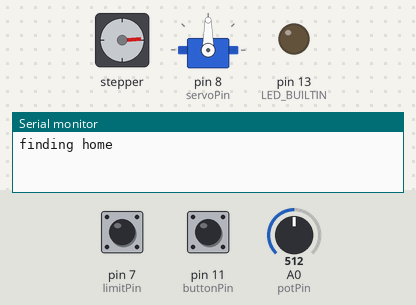
A sketch run on a simulated Arduino Uno, built with avr-gcc and run on an emulated ATmega328P. Parts: stepper motor, servo, output pins drawn as LEDs (lit = HIGH), the last lines printed to the serial monitor. Wiring (inferred from the names in the program): stepper motor driver (200 steps per turn assumed): step pin 2; direction pin 3. The inputs (shaded band) are chosen by the test bench; at power-on: pin 7 (limitPin) HIGH, pin 11 (buttonPin) HIGH, A0 (potPin) = 512. Pins used as bus, display or sensor lines are not drawn.

Above: at 0.8 s.
0.9 s: pin 7 (limitPin) driven LOW
2.4 s: pin 11 (buttonPin) pulled LOW for 0.15 s
At 2.85 s:
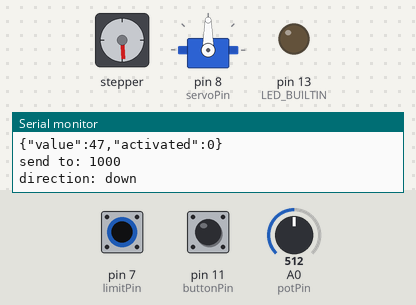
At 4.9 s:
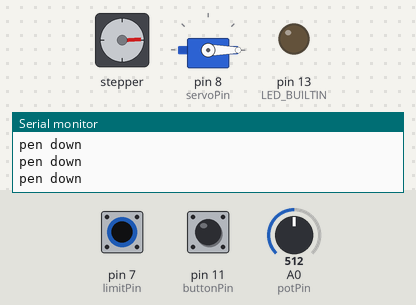
5.4 s: pin 11 (buttonPin) pulled LOW for 3.2 s
At 6.93 s:
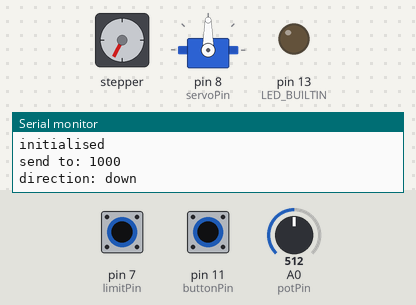
10.1 s: pin 11 (buttonPin) pulsed LOW 5 times (0.12 s each, 0.3 s apart)
14.1 s: pin 7 (limitPin) pulsed HIGH 5 times (0.12 s each, 0.3 s apart)
17.1 s: pin 11 (buttonPin) pulled LOW for 1 s
At 22.3 s:
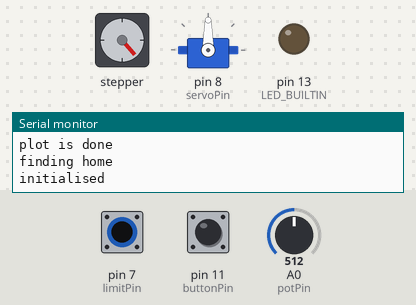
Timing chart, 0 to 22.6 s (numbered marks = the images above; inputs shaded):
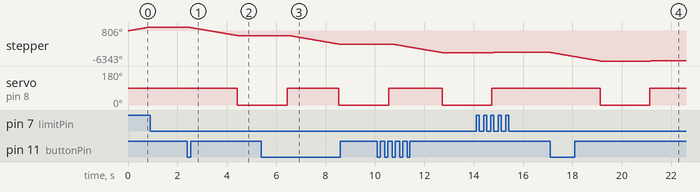

Measured:
- after the input at 2.4 s, stepper: turns 1799° counter-clockwise in 2.0 s, starting at once; servo on pin 8 (servoPin): 90° → 0° after 2.0 s
- after the input at 17.1 s, stepper: turns 1800° counter-clockwise in 2.0 s, then 2° clockwise in 0.00 s; servo on pin 8 (servoPin): 90° → 0° after 2.0 s, → 90° 2.0 s later

The sketch:

230427_venice_verA.ino
```cpp
#include <Servo.h>
#include <Arduino_JSON.h>

JSONVar outgoing;

#define dirPin 3
#define stepPin 2
#define limitPin 7
#define buttonPin 11
#define servoPin 8
#define potPin A0

#define maxStep 2000
#define minStep 0

int prevVal = 0;
int currButtonState = 0;
int prevButtonState = 0;

unsigned long previousMicros = 0;
unsigned long currentMicros;
const long interval = 2000; // Fastest speed (full-step) = 6000

int currentStep;
int plotStep;
int toGo = 0;

boolean initPlotter = false;
boolean triggerPlot = false;
boolean reset = false;
//boolean plotDone = false;

int buttonState = 0;

Servo pen;
unsigned long currentMillisPen;
unsigned long previousMillisPen = 0;
const long intervalPen = 2000;
boolean penDown = false;

/*
 * =======================================================================
 */

void setup() {
  Serial.begin(9600);

  pinMode(dirPin, OUTPUT);
  pinMode(stepPin, OUTPUT);
  pinMode(limitPin, INPUT);
  pinMode(buttonPin, INPUT);
  pinMode(LED_BUILTIN, OUTPUT);

  pen.attach(servoPin);
  pen.write(90);  // pen off: 90; pen on: 0

  outgoing["value"] = 0;
  outgoing["activated"] = 0;

  findHome();
}


void loop() {

  if (initPlotter) {

    int potVal;
    buttonState = digitalRead(buttonPin);

    if (!triggerPlot) {
      potVal = analogRead(potPin);

      // Sending value to Aaron's app.js
      if (abs(potVal - prevVal) > 15) {
        outgoing["value"] = map(potVal, 0, 1023, 1, 94);
        Serial.println(outgoing);
        prevVal = potVal;
      }
    }

    if (!triggerPlot && buttonState == LOW) {

      triggerPlot = true;
      plotStep = map(potVal, 0, 1023, minStep, maxStep);

      Serial.print("send to: ");
      Serial.println(plotStep);
      moveTo(plotStep, currentStep);
    }

    if (toGo > 0) {
      oneStep();
    }

    if (toGo <= 0 && triggerPlot && !penDown) {
      penDown = true;
      previousMillisPen = millis();
    }

    if (penDown) {
      plot();
    }

    if (reset) {
      initPlotter = false;
      findHome();
      reset = false;
    }
  }

// Aaron's code:

//   currVal = analogRead(potPin);

//   if (abs(currVal - prevVal) > 15) {
//     outgoing["value"] = map(currVal, 0, 1023, 1, 94);
//     Serial.println(outgoing);
//     prevVal = currVal;
//   }

//   currButtonState = buttonState;

//   if (currButtonState != prevButtonState) {
//       outgoing["activated"] = buttonState;
//       prevButtonState = currButtonState;
//  }

}

/*
 * =======================================================================
 */

void moveTo(int destination, int current) {
  int distance = destination - current;

  if (distance > 0) {
    toGo = distance;
    plotDirection("down");
    Serial.println("direction: down");
  }

  if (distance < 0) {
    toGo = -distance;
    plotDirection("up");
    Serial.println("direction: up");
  }
}

void plot() {
  currentMillisPen = millis();

  Serial.println("pen down");
  pen.write(0);

  if (currentMillisPen - previousMillisPen >= intervalPen) {
    previousMillisPen = currentMillisPen;
    Serial.println("pen up");
    pen.write(90);
    penDown = false;

    currentStep = plotStep;
    triggerPlot = false;
    Serial.println("plot is done");
    reset = true;
  }
}

void findHome() {
  Serial.println("finding home");
  plotDirection("up");

  while (!initPlotter) {
//    Serial.println(digitalRead(limitPin));
    oneStep();

    if (digitalRead(limitPin) == LOW) {
      currentStep = minStep;

      Serial.println("initialised");
      initPlotter = true;
    }
  }
}

void oneStep() {
  currentMicros = micros();

  if (currentMicros - previousMicros >= interval) {
//    Serial.println(toGo);

    previousMicros = currentMicros;
    digitalWrite(stepPin, HIGH);
    digitalWrite(stepPin, LOW);
    toGo -= 1;
  }
}

void plotDirection(String dir) {
  if (dir == "up") digitalWrite(dirPin, HIGH);
  if (dir == "down") digitalWrite(dirPin, LOW);
}
```
